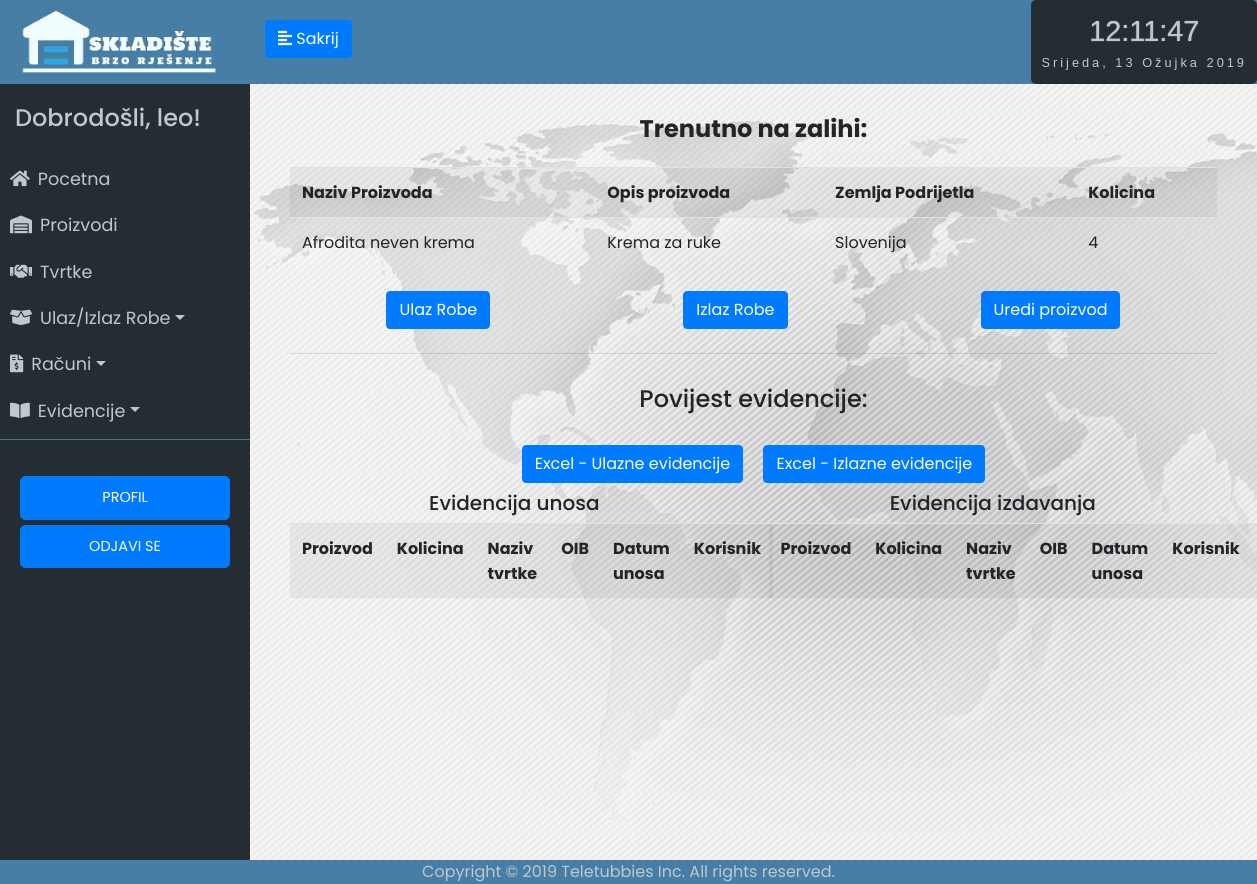
The app's page /proizvod/Afrodita neven krema (signed in), older data.
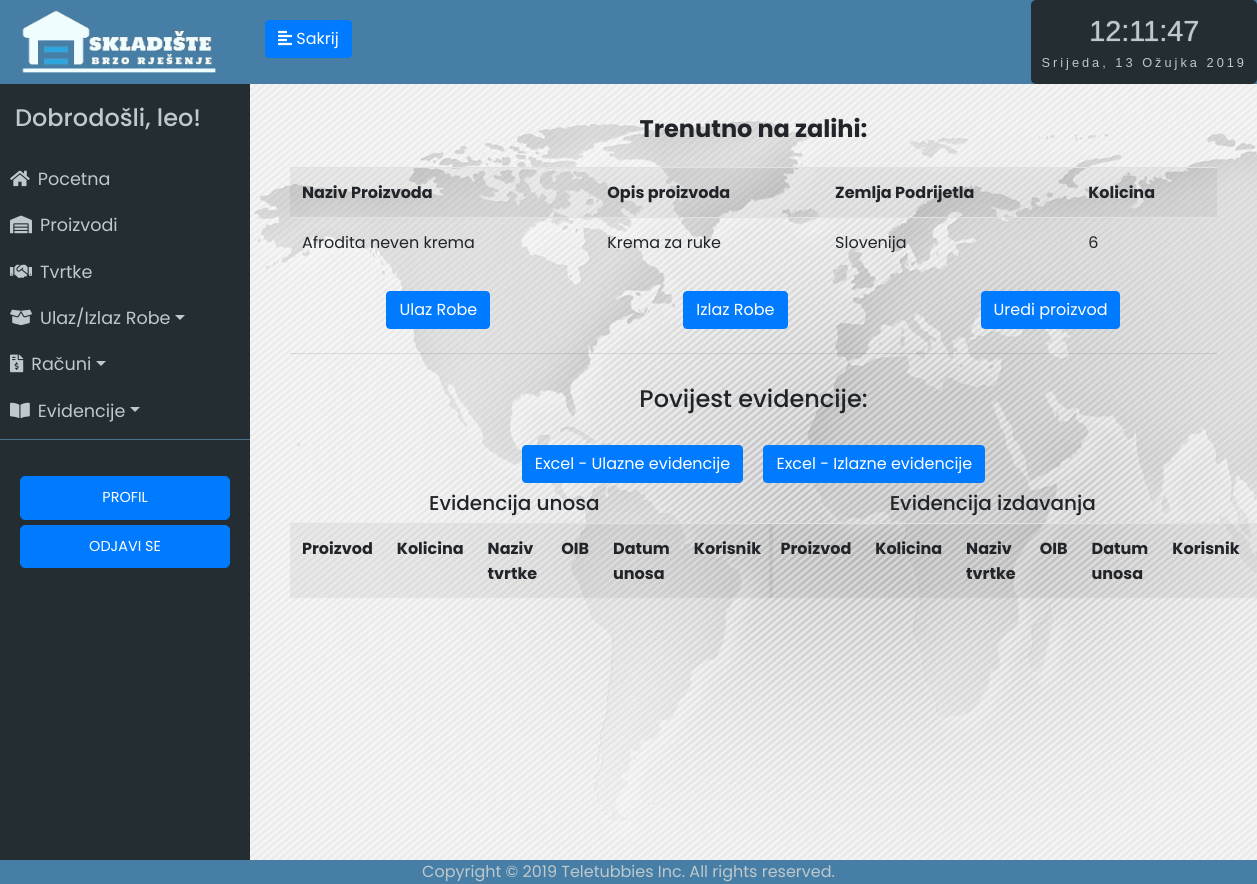
The same page, newer data.
### app/models.py (models this page shows)
class Proizvod(db.Model):
	__searchable__ = ['name']
	id = db.Column(db.Integer, primary_key=True)
	name = db.Column(db.String(64))
	kolicina = db.Column(db.Integer, default=0)
	zemlja_podrijetla = db.Column(db.String(64))
	opis_proizvoda = db.Column(db.String(300))
	datum_unosa = db.Column(db.DateTime, default=datetime.utcnow)
	bar_kod = db.Column(db.String(64))
	evidencija = db.relationship('Evidencija', backref='proizvod', lazy='dynamic')

### app/routes.py (the view, shortened to what this page needs)
@app.route('/proizvod/<name>', methods=['GET', 'POST'])
@login_required
def proizvod(name):
	proizvod = Proizvod.query.filter_by(name=name).first_or_404()
	lista = []
	sveTvrtke=Tvrtka.query.all()
	for tvrtka in sveTvrtke:
		lista.append(tvrtka.name)
	todays_datetime = datetime(datetime.today().year, datetime.today().month, datetime.today().day)
	evidencijaUlaz = Evidencija.query.filter(Evidencija.proizvod_id==proizvod.id, Evidencija.vrsta_unosa=='unos', Evidencija.datum_unosa >= todays_datetime).order_by(Evidencija.datum_unosa.desc()).all()
	evidencijaIzlaz = Evidencija.query.filter(Evidencija.proizvod_id==proizvod.id, Evidencija.vrsta_unosa=='izlaz', Evidencija.datum_unosa >= todays_datetime).order_by(Evidencija.datum_unosa.desc()).all()
	form_ulaz = UlazRobeForm()
	form_izlaz = IzlazRobeForm()
	form_uredi = UrediProizvodForm()
	return render_template('proizvod.html', title=proizvod.name, proizvod=proizvod, evidencijaUlaz=evidencijaUlaz, evidencijaIzlaz=evidencijaIzlaz, form_ulaz=form_ulaz, form_izlaz=form_izlaz, form_uredi=form_uredi, name=proizvod.name, lista=lista)

### app/models.py (called while the page is built)
@login.user_loader
def load_user(id):
	return User.query.get(int(id))

### app/routes.py (called while the page is built)
@app.before_request
def before_request():
	if current_user.is_authenticated:
		current_user.last_seen = datetime.utcnow()
		db.session.commit()

### app/templates/proizvod.html (shortened to what this page needs)
{% extends "base.html" %}
{% block content %}
<div class="unos-p">
    <h4><strong>Trenutno na zalihi:</strong></h4>
    <table class="table table-striped">
        <tr>
            <th>Naziv Proizvoda</th>
            <th>Opis proizvoda</th>
            <th>Zemlja Podrijetla</th>
            <th>Kolicina</th>
        </tr>
        <tr>
            <td>{{ proizvod.name }}</td>
            <td>{{ proizvod.opis_proizvoda }}</td>
            <td>{{ proizvod.zemlja_podrijetla }}</td>
            <td>{{ proizvod.kolicina }}</td>
        </tr>
    </table>
    <div class="tipke-sredina">
        <button type="button" class="btn btn-primary m-2" data-toggle="modal" data-target="#exampleModalCenter" id="ulaz-tipka">Ulaz Robe</button>
        <button type="button" class="btn btn-primary m-2" data-toggle="modal" data-target="#exampleModalCenter2" id="izlaz-tipka">Izlaz Robe</button>
        <button type="button" class="btn btn-primary m-2" data-toggle="modal" data-target="#exampleModalCenter3" id="uredi-proizvod-tipka">Uredi proizvod</button>
    </div>
    <hr>
    <h4>Povijest evidencije:</h4>
    <button class="btn btn-primary m-2" onclick="window.open('{{ url_for('export_proizvod_unos', s=name, b=' ', e=' ', u=' ') }}')">Excel - Ulazne evidencije</button>
    <button class="btn btn-primary m-2" onclick="window.open('{{ url_for('export_proizvod_izlaz', s=name, b=' ', e=' ', u=' ') }}')">Excel - Izlazne evidencije</button>
    <div class="row">
        <div class="col-xl-6">
            <h5>Evidencija unosa</h5>
            <table class="table table-striped">
                <tr>
                    <th>Proizvod</th>
                    <th>Kolicina</th>
                    <th>Naziv tvrtke</th>
                    <th>OIB</th>
                    <th>Datum unosa</th>
                    <th>Korisnik</th>
                </tr>
            </table>
        </div>
        <div class="col-xl-6">
            <h5>Evidencija izdavanja</h5>
            <table class="table table-striped">
            <tr>
                <th>Proizvod</th>
                <th>Kolicina</th>
                <th>Naziv tvrtke</th>
                <th>OIB</th>
                <th>Datum unosa</th>
                <th>Korisnik</th>
                <th></th>
            </tr>
            </table>
        </div>
    </div>
  </div>
</div>
  </div>
{% endblock %}

Row changes from the older to the newer data that the page shows:
changed Proizvod "Afrodita neven krema": kolicina "4" → "6"
